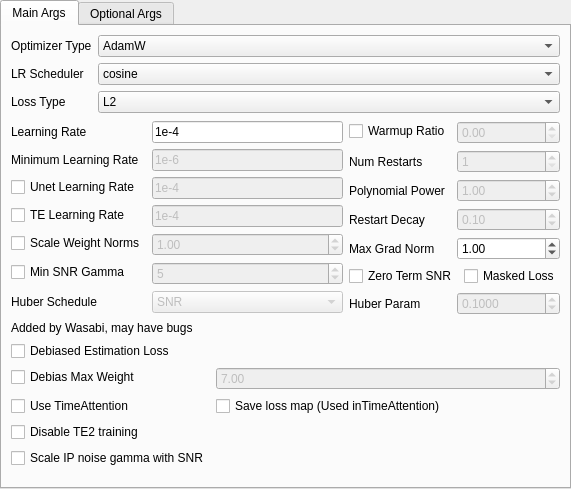
<?xml version="1.0" encoding="UTF-8"?>
<ui version="4.0">
 <class>optimizer_ui</class>
 <widget class="QWidget" name="optimizer_ui">
  <property name="geometry">
   <rect>
    <x>0</x>
    <y>0</y>
    <width>571</width>
    <height>386</height>
   </rect>
  </property>
  <property name="windowTitle">
   <string>Form</string>
  </property>
  <layout class="QVBoxLayout" name="verticalLayout">
   <property name="leftMargin">
    <number>0</number>
   </property>
   <property name="topMargin">
    <number>0</number>
   </property>
   <property name="rightMargin">
    <number>0</number>
   </property>
   <property name="bottomMargin">
    <number>0</number>
   </property>
   <item>
    <widget class="TabView" name="tabWidget">
     <property name="focusPolicy">
      <enum>Qt::StrongFocus</enum>
     </property>
     <property name="currentIndex">
      <number>0</number>
     </property>
     <widget class="QWidget" name="optimizer_tab_main">
      <property name="focusPolicy">
       <enum>Qt::StrongFocus</enum>
      </property>
      <attribute name="title">
       <string>Main Args</string>
      </attribute>
      <layout class="QGridLayout" name="gridLayout">
       <item row="1" column="1">
        <layout class="QFormLayout" name="formLayout_3">
         <item row="0" column="0">
          <widget class="QCheckBox" name="warmup_enable">
           <property name="text">
            <string>Warmup Ratio</string>
           </property>
          </widget>
         </item>
         <item row="0" column="1">
          <widget class="DoubleSpinBox" name="warmup_input">
           <property name="enabled">
            <bool>false</bool>
           </property>
           <property name="focusPolicy">
            <enum>Qt::StrongFocus</enum>
           </property>
           <property name="toolTip">
            <string>&lt;html&gt;&lt;head/&gt;&lt;body&gt;&lt;p&gt;This is ratio of steps you want to be a warmup to your chosen lr. I personally use 0.05 (5%). Keep in mind this is spread out over the course of all restarts when using the Cosine Annealing Warmup Restarts LR scheduler.&lt;/p&gt;&lt;/body&gt;&lt;/html&gt;</string>
           </property>
           <property name="maximum">
            <double>1.000000000000000</double>
           </property>
           <property name="singleStep">
            <double>0.010000000000000</double>
           </property>
          </widget>
         </item>
         <item row="1" column="0">
          <widget class="QLabel" name="label_4">
           <property name="text">
            <string>Num Restarts</string>
           </property>
          </widget>
         </item>
         <item row="1" column="1">
          <widget class="SpinBox" name="cosine_restart_input">
           <property name="enabled">
            <bool>false</bool>
           </property>
           <property name="focusPolicy">
            <enum>Qt::StrongFocus</enum>
           </property>
           <property name="toolTip">
            <string>&lt;html&gt;&lt;head/&gt;&lt;body&gt;&lt;p&gt;The number of times cosine with restarts will restart, note that 1 means it doesn't restart, and 2 means it will restart once.&lt;/p&gt;&lt;/body&gt;&lt;/html&gt;</string>
           </property>
           <property name="minimum">
            <number>1</number>
           </property>
          </widget>
         </item>
         <item row="2" column="0">
          <widget class="QLabel" name="label_5">
           <property name="text">
            <string>Polynomial Power</string>
           </property>
          </widget>
         </item>
         <item row="2" column="1">
          <widget class="DoubleSpinBox" name="poly_power_input">
           <property name="enabled">
            <bool>false</bool>
           </property>
           <property name="focusPolicy">
            <enum>Qt::StrongFocus</enum>
           </property>
           <property name="toolTip">
            <string>&lt;html&gt;&lt;head/&gt;&lt;body&gt;&lt;p&gt;The power of the polynomial equation. The closer to 0 the more agressive (I think).&lt;/p&gt;&lt;/body&gt;&lt;/html&gt;</string>
           </property>
           <property name="singleStep">
            <double>0.010000000000000</double>
           </property>
           <property name="value">
            <double>1.000000000000000</double>
           </property>
          </widget>
         </item>
         <item row="3" column="0">
          <widget class="QLabel" name="gamma_label">
           <property name="text">
            <string>Restart Decay</string>
           </property>
          </widget>
         </item>
         <item row="3" column="1">
          <widget class="DoubleSpinBox" name="gamma_input">
           <property name="enabled">
            <bool>false</bool>
           </property>
           <property name="toolTip">
            <string>&lt;html&gt;&lt;head/&gt;&lt;body&gt;&lt;p&gt;The percent that decays on restart. Unique to Cosine Annealing Warmup Restarts.&lt;/p&gt;&lt;/body&gt;&lt;/html&gt;</string>
           </property>
           <property name="minimum">
            <double>0.000000000000000</double>
           </property>
           <property name="maximum">
            <double>1.000000000000000</double>
           </property>
           <property name="singleStep">
            <double>0.010000000000000</double>
           </property>
           <property name="value">
            <double>0.100000000000000</double>
           </property>
          </widget>
         </item>
         <item row="4" column="0">
          <widget class="QLabel" name="label_2">
           <property name="text">
            <string>Max Grad Norm</string>
           </property>
          </widget>
         </item>
         <item row="4" column="1">
          <widget class="DoubleSpinBox" name="max_grad_norm_input">
           <property name="value">
            <double>1.000000000000000</double>
           </property>
          </widget>
         </item>
         <item row="5" column="0" colspan="2">
          <layout class="QHBoxLayout" name="horizontalLayout_2">
           <item>
            <widget class="QCheckBox" name="zero_term_enable">
             <property name="text">
              <string>Zero Term SNR</string>
             </property>
            </widget>
           </item>
           <item>
            <widget class="QCheckBox" name="masked_loss_enable">
             <property name="text">
              <string>Masked Loss</string>
             </property>
            </widget>
           </item>
          </layout>
         </item>
         <item row="6" column="0">
          <widget class="QLabel" name="label_6">
           <property name="text">
            <string>Huber Param</string>
           </property>
          </widget>
         </item>
         <item row="6" column="1">
          <widget class="DoubleSpinBox" name="huber_param_input">
           <property name="enabled">
            <bool>false</bool>
           </property>
           <property name="decimals">
            <number>4</number>
           </property>
           <property name="singleStep">
            <double>0.010000000000000</double>
           </property>
           <property name="value">
            <double>0.100000000000000</double>
           </property>
          </widget>
         </item>
        </layout>
       </item>
       <item row="1" column="0">
        <layout class="QFormLayout" name="formLayout_2">
         <item row="0" column="0">
          <widget class="QLabel" name="label">
           <property name="text">
            <string>Learning Rate</string>
           </property>
          </widget>
         </item>
         <item row="0" column="1">
          <widget class="LineEditWithHighlight" name="main_lr_input">
           <property name="toolTip">
            <string>&lt;html&gt;&lt;head/&gt;&lt;body&gt;&lt;p&gt;The main lr. If you have both unet and te set though it is just completely overwritten.&lt;/p&gt;&lt;p&gt;note that if you don't put in a proper number, it will just be read as 0.&lt;/p&gt;&lt;/body&gt;&lt;/html&gt;</string>
           </property>
           <property name="text">
            <string>1e-4</string>
           </property>
           <property name="placeholderText">
            <string>Learning Rate</string>
           </property>
          </widget>
         </item>
         <item row="1" column="0">
          <widget class="QLabel" name="min_lr_label">
           <property name="text">
            <string>Minimum Learning Rate</string>
           </property>
          </widget>
         </item>
         <item row="1" column="1">
          <widget class="LineEditWithHighlight" name="min_lr_input">
           <property name="enabled">
            <bool>false</bool>
           </property>
           <property name="toolTip">
            <string>&lt;html&gt;&lt;head/&gt;&lt;body&gt;&lt;p&gt;The minimum lr for the Cosine Annealing Warmup Restarts LR scheduler. This is the final lr before a restart occurs.&lt;/p&gt;&lt;/body&gt;&lt;/html&gt;</string>
           </property>
           <property name="text">
            <string>1e-6</string>
           </property>
          </widget>
         </item>
         <item row="2" column="0">
          <widget class="QCheckBox" name="unet_lr_enable">
           <property name="text">
            <string>Unet Learning Rate</string>
           </property>
          </widget>
         </item>
         <item row="2" column="1">
          <widget class="LineEditWithHighlight" name="unet_lr_input">
           <property name="enabled">
            <bool>false</bool>
           </property>
           <property name="toolTip">
            <string>&lt;html&gt;&lt;head/&gt;&lt;body&gt;&lt;p&gt;The Unet lr. Overrides the base lr, if you don't have a proper number set, it will be 0&lt;/p&gt;&lt;/body&gt;&lt;/html&gt;</string>
           </property>
           <property name="text">
            <string>1e-4</string>
           </property>
           <property name="placeholderText">
            <string>Unet Learning Rate</string>
           </property>
          </widget>
         </item>
         <item row="3" column="0">
          <widget class="QCheckBox" name="te_lr_enable">
           <property name="text">
            <string>TE Learning Rate</string>
           </property>
          </widget>
         </item>
         <item row="3" column="1">
          <widget class="LineEditWithHighlight" name="te_lr_input">
           <property name="enabled">
            <bool>false</bool>
           </property>
           <property name="toolTip">
            <string>&lt;html&gt;&lt;head/&gt;&lt;body&gt;&lt;p&gt;The Text Encoder lr. Overrides the base lr, if you don't have a proper number set, it will be 0&lt;/p&gt;&lt;/body&gt;&lt;/html&gt;</string>
           </property>
           <property name="text">
            <string>1e-4</string>
           </property>
           <property name="placeholderText">
            <string>TE Learning Rate</string>
           </property>
          </widget>
         </item>
         <item row="4" column="0">
          <widget class="QCheckBox" name="scale_weight_enable">
           <property name="text">
            <string>Scale Weight Norms</string>
           </property>
          </widget>
         </item>
         <item row="4" column="1">
          <widget class="DoubleSpinBox" name="scale_weight_input">
           <property name="enabled">
            <bool>false</bool>
           </property>
           <property name="focusPolicy">
            <enum>Qt::StrongFocus</enum>
           </property>
           <property name="toolTip">
            <string>&lt;html&gt;&lt;head/&gt;&lt;body&gt;&lt;p&gt;An implementation of the idea of max norm regularization. Basically, this will help stabilize network training by limiting the normal of network weights. Might work well for limiting overfitting or baking.&lt;/p&gt;&lt;/body&gt;&lt;/html&gt;</string>
           </property>
           <property name="value">
            <double>1.000000000000000</double>
           </property>
          </widget>
         </item>
         <item row="5" column="0">
          <widget class="QCheckBox" name="min_snr_enable">
           <property name="text">
            <string>Min SNR Gamma</string>
           </property>
          </widget>
         </item>
         <item row="5" column="1">
          <widget class="SpinBox" name="min_snr_input">
           <property name="enabled">
            <bool>false</bool>
           </property>
           <property name="focusPolicy">
            <enum>Qt::StrongFocus</enum>
           </property>
           <property name="toolTip">
            <string>&lt;html&gt;&lt;head/&gt;&lt;body&gt;&lt;p&gt;This is a tool that reduces learning of unwanted elements by only learning what is the most common. This can lead to it not learning small details however. The recommended value is 5. Lower values apply more.&lt;/p&gt;&lt;/body&gt;&lt;/html&gt;</string>
           </property>
           <property name="value">
            <number>5</number>
           </property>
          </widget>
         </item>
         <item row="6" column="0">
          <widget class="QLabel" name="label_3">
           <property name="text">
            <string>Huber Schedule</string>
           </property>
          </widget>
         </item>
         <item row="6" column="1">
          <widget class="ComboBox" name="huber_schedule_selector">
           <property name="enabled">
            <bool>false</bool>
           </property>
           <item>
            <property name="text">
             <string>SNR</string>
            </property>
           </item>
           <item>
            <property name="text">
             <string>Exponential</string>
            </property>
           </item>
           <item>
            <property name="text">
             <string>Constant</string>
            </property>
           </item>
          </widget>
         </item>
        </layout>
       </item>
       <item row="0" column="0" colspan="2">
        <layout class="QFormLayout" name="formLayout">
         <item row="0" column="0">
          <widget class="QLabel" name="optimizer_type_label">
           <property name="text">
            <string>Optimizer Type</string>
           </property>
          </widget>
         </item>
         <item row="0" column="1">
          <widget class="ComboBox" name="optimizer_type_selector">
           <property name="focusPolicy">
            <enum>Qt::StrongFocus</enum>
           </property>
           <property name="toolTip">
            <string>&lt;html&gt;&lt;head/&gt;&lt;body&gt;&lt;p&gt;The optimizer to use, The standard, and the one most people use is AdamW8bit.&lt;/p&gt;&lt;p&gt;The various Dadapt modify the lr on their own as you go, however can only take one lr.&lt;/p&gt;&lt;/body&gt;&lt;/html&gt;</string>
           </property>
           <item>
            <property name="text">
             <string>AdamW</string>
            </property>
           </item>
           <item>
            <property name="text">
             <string>AdamW8bit</string>
            </property>
           </item>
           <item>
            <property name="text">
             <string>Lion</string>
            </property>
           </item>
           <item>
            <property name="text">
             <string>SGDNesterov</string>
            </property>
           </item>
           <item>
            <property name="text">
             <string>SGDNesterov8bit</string>
            </property>
           </item>
           <item>
            <property name="text">
             <string>DAdaptAdam</string>
            </property>
           </item>
           <item>
            <property name="text">
             <string>DAdaptAdaGrad</string>
            </property>
           </item>
           <item>
            <property name="text">
             <string>DAdaptAdan</string>
            </property>
           </item>
           <item>
            <property name="text">
             <string>DAdaptSGD</string>
            </property>
           </item>
           <item>
            <property name="text">
             <string>AdaFactor</string>
            </property>
           </item>
           <item>
            <property name="text">
             <string>Prodigy</string>
            </property>
           </item>
           <item>
            <property name="text">
             <string>Came</string>
            </property>
           </item>
          </widget>
         </item>
         <item row="1" column="0">
          <widget class="QLabel" name="lr_scheduler_label">
           <property name="text">
            <string>LR Scheduler</string>
           </property>
          </widget>
         </item>
         <item row="1" column="1">
          <widget class="ComboBox" name="lr_scheduler_selector">
           <property name="focusPolicy">
            <enum>Qt::StrongFocus</enum>
           </property>
           <property name="toolTip">
            <string>&lt;html&gt;&lt;head/&gt;&lt;body&gt;&lt;p&gt;The scheduler for the lr. The ones I use personally are cosine and cosine with restarts.&lt;/p&gt;&lt;/body&gt;&lt;/html&gt;</string>
           </property>
           <item>
            <property name="text">
             <string>cosine</string>
            </property>
           </item>
           <item>
            <property name="text">
             <string>cosine with restarts</string>
            </property>
           </item>
           <item>
            <property name="text">
             <string>cosine annealing warmup restarts</string>
            </property>
           </item>
           <item>
            <property name="text">
             <string>linear</string>
            </property>
           </item>
           <item>
            <property name="text">
             <string>constant</string>
            </property>
           </item>
           <item>
            <property name="text">
             <string>constant with warmup</string>
            </property>
           </item>
           <item>
            <property name="text">
             <string>adafactor</string>
            </property>
           </item>
           <item>
            <property name="text">
             <string>polynomial</string>
            </property>
           </item>
           <item>
            <property name="text">
             <string>rex</string>
            </property>
           </item>
          </widget>
         </item>
         <item row="2" column="0">
          <widget class="QLabel" name="loss_type_label">
           <property name="text">
            <string>Loss Type</string>
           </property>
          </widget>
         </item>
         <item row="2" column="1">
          <widget class="ComboBox" name="loss_type_selector">
           <item>
            <property name="text">
             <string>L2</string>
            </property>
           </item>
           <item>
            <property name="text">
             <string>Huber</string>
            </property>
           </item>
           <item>
            <property name="text">
             <string>Smooth L1</string>
            </property>
           </item>
          </widget>
         </item>
        </layout>
       </item>
       <item row="2" column="0" colspan="2">
        <layout class="QFormLayout" name="formLayout_4">
         <property name="bottomMargin">
          <number>10</number>
         </property>
         <item row="0" column="0" colspan="2">
          <widget class="QLabel" name="label_7">
           <property name="text">
            <string>Added by Wasabi, may have bugs</string>
           </property>
          </widget>
         </item>
         <item row="1" column="0" colspan="2">
          <widget class="QCheckBox" name="debiased_estimation">
           <property name="toolTip">
            <string>&lt;html&gt;&lt;head/&gt;&lt;body&gt;&lt;p&gt;This has a similar effect as Min SNR Gamma, but this one affects the entire timestep range. &lt;/p&gt;&lt;p&gt;The paper, &amp;quot;Debias the training of Diffusion models&amp;quot;, also shows this method is better than Min SNR. &lt;/p&gt;&lt;p&gt;Using this in conjuction with Min SNR is not detrimental, but is not the best strategy. &lt;/p&gt;&lt;p&gt;Please reference the graph in the paper or the graph in Wasabi's article for seeing the weight multipler on the loss.&lt;/p&gt;&lt;p&gt;&lt;br/&gt;&lt;/p&gt;&lt;/body&gt;&lt;/html&gt;</string>
           </property>
           <property name="text">
            <string>Debiased Estimation Loss</string>
           </property>
          </widget>
         </item>
         <item row="2" column="0">
          <widget class="QCheckBox" name="debias_limit_check">
           <property name="toolTip">
            <string>&lt;html&gt;&lt;head/&gt;&lt;body&gt;&lt;p&gt;This will enable a max constraint in the debias estimation loss. &lt;/p&gt;&lt;p&gt;debias estimation will add a multiplier to the loss and in the normal case (no Zero term SNR) it ranges from 0~25 and this will basically cap&lt;/p&gt;&lt;p&gt;the multiplier by the value set in the numerical field.  Note: values above ~25 doesn't do anything under normal scenarios, and a value of 0 is ignored so 0 would make it the same as this being turned off.&lt;/p&gt;&lt;/body&gt;&lt;/html&gt;</string>
           </property>
           <property name="text">
            <string>Debias Max Weight</string>
           </property>
          </widget>
         </item>
         <item row="2" column="1">
          <widget class="QDoubleSpinBox" name="debias_limit_val">
           <property name="enabled">
            <bool>false</bool>
           </property>
           <property name="toolTip">
            <string>&lt;html&gt;&lt;head/&gt;&lt;body&gt;&lt;p&gt;The value to limit the debias estimation weight. The debias weight increases at an exponential rate from 0 and eventually goes to ~25 at 1000 timesteps. I set a default value of 7 which caps the value for timesteps between 750 ~ 1000. Chech graph in Wasabi's article for visualization&lt;/p&gt;&lt;/body&gt;&lt;/html&gt;</string>
           </property>
           <property name="maximum">
            <double>100.000000000000000</double>
           </property>
           <property name="value">
            <double>7.000000000000000</double>
           </property>
          </widget>
         </item>
         <item row="3" column="0">
          <widget class="QCheckBox" name="time_attention">
           <property name="toolTip">
            <string>&lt;html&gt;&lt;head/&gt;&lt;body&gt;&lt;p&gt;This enables the Time Attention mechanism (base version is from Anzhc, and I added a few modifications).&lt;br/&gt;&lt;br/&gt;The TA (Time attention) mechanism will make a loss map which stores the MA (moving average) of the losses for each timestep (0~1000]&lt;/p&gt;&lt;p&gt;No to be confused, timesteps refers to the timesteps used in the diffusion process and not the training steps/epoches&lt;/p&gt;&lt;p&gt;&lt;br/&gt;&lt;/p&gt;&lt;p&gt;The loss map will basically show areas of high loss and low loss and it will increase the sampling of timesteps from the high loss area.&lt;/p&gt;&lt;p&gt;&lt;br/&gt;&lt;/p&gt;&lt;p&gt;The distribution of the loss map will change depending on the data, Min SNR, Debias Estimation, V pred, and any other parameters that directly affects the propagated loss.&lt;/p&gt;&lt;p&gt;&lt;br/&gt;&lt;/p&gt;&lt;p&gt;Some of the distributions are listed in the article by Wasabi, so feel free to reference them.  Additionally you can save the loss map distribution by enabling the Save loss map option.&lt;/p&gt;&lt;/body&gt;&lt;/html&gt;</string>
           </property>
           <property name="text">
            <string>Use TimeAttention</string>
           </property>
          </widget>
         </item>
         <item row="3" column="1">
          <widget class="QCheckBox" name="save_lossmap">
           <property name="toolTip">
            <string>&lt;html&gt;&lt;head/&gt;&lt;body&gt;&lt;p&gt;This will save a matplotlib plot of the loss map used in the Time Attention mechnaism.&lt;br/&gt;&lt;br/&gt;if Time attention is not enabled this will not do anything.  You will need to set up a logging method like wandb to view the generated plots (they're also saved in the logs in your directory so maybe check your logging folder if you don't have wandb?)&lt;/p&gt;&lt;/body&gt;&lt;/html&gt;</string>
           </property>
           <property name="text">
            <string>Save loss map (Used inTimeAttention)</string>
           </property>
          </widget>
         </item>
         <item row="4" column="0">
          <widget class="QCheckBox" name="disable_te2">
           <property name="toolTip">
            <string>&lt;html&gt;&lt;head/&gt;&lt;body&gt;&lt;p&gt;HIGHLY EXPERIMENTAL&lt;/p&gt;&lt;p&gt;&lt;br/&gt;&lt;/p&gt;&lt;p&gt;This is something I wanted to try and see if it improves the quality of the lora.  Idea being TE2 is fucked beyond repair and doesn't help SDXL (at least for pony and other XL models) and so I thought of instead of propagating loss to TE2 and trying to do something, I wanted to test if it's better to just ignore it&lt;br/&gt;&lt;br/&gt;I will post any findings but please feel free to share any findings (or bugs, cause I'm not 100% sure with this modification). &lt;/p&gt;&lt;/body&gt;&lt;/html&gt;</string>
           </property>
           <property name="text">
            <string>Disable TE2 training</string>
           </property>
          </widget>
         </item>
         <item row="5" column="0">
          <widget class="QCheckBox" name="scale_ip_gamma">
           <property name="toolTip">
            <string>this adds a weight to the ip gamma that is max(1, sqrt(SNR)), basically lowering the effects for high timesteps and keeping the ip_gamma_value for low timesteps</string>
           </property>
           <property name="text">
            <string>Scale IP noise gamma with SNR</string>
           </property>
          </widget>
         </item>
        </layout>
       </item>
      </layout>
     </widget>
     <widget class="QWidget" name="optimizer_tab_args">
      <property name="focusPolicy">
       <enum>Qt::StrongFocus</enum>
      </property>
      <attribute name="title">
       <string>Optional Args</string>
      </attribute>
      <layout class="QVBoxLayout" name="verticalLayout_2">
       <item>
        <widget class="QPushButton" name="add_opt_button">
         <property name="text">
          <string>Add Optimizer Arg</string>
         </property>
        </widget>
       </item>
       <item>
        <widget class="QScrollArea" name="scrollArea">
         <property name="widgetResizable">
          <bool>true</bool>
         </property>
         <widget class="QWidget" name="optimizer_item_widget">
          <property name="geometry">
           <rect>
            <x>0</x>
            <y>0</y>
            <width>73</width>
            <height>16</height>
           </rect>
          </property>
          <layout class="QVBoxLayout" name="verticalLayout_3"/>
         </widget>
        </widget>
       </item>
      </layout>
     </widget>
    </widget>
   </item>
  </layout>
 </widget>
 <customwidgets>
  <customwidget>
   <class>SpinBox</class>
   <extends>QSpinBox</extends>
   <header>modules.ScrollOnSelect.h</header>
  </customwidget>
  <customwidget>
   <class>ComboBox</class>
   <extends>QComboBox</extends>
   <header>modules.ScrollOnSelect.h</header>
  </customwidget>
  <customwidget>
   <class>DoubleSpinBox</class>
   <extends>QDoubleSpinBox</extends>
   <header>modules.ScrollOnSelect.h</header>
  </customwidget>
  <customwidget>
   <class>LineEditWithHighlight</class>
   <extends>QLineEdit</extends>
   <header>modules.LineEditHighlight.h</header>
  </customwidget>
  <customwidget>
   <class>TabView</class>
   <extends>QTabWidget</extends>
   <header>modules.ScrollOnSelect.h</header>
   <container>1</container>
  </customwidget>
 </customwidgets>
 <resources/>
 <connections/>
</ui>
